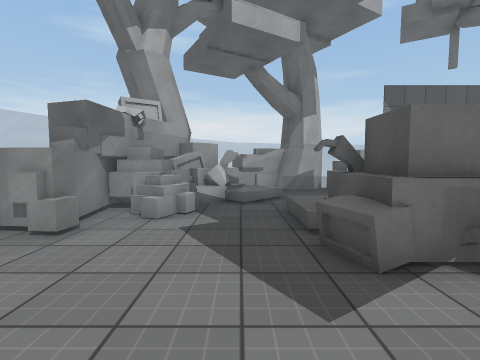
view 1 (above)

24 first-person views from a walk through a scene from a Unity 3-D project. The camera is 1.3 m above the floor, tilts 4° down and sees 85° across. The floor is counted in squares, 1 m on a side. Each view is taken from the middle of a square. On the plan, view 1 faces up. The plan holds only what a view shows up to about 13 squares ahead; the rest is blank. The place goes on beyond the plan. Surface patterns are stand-ins for the level's own textures.

view 2
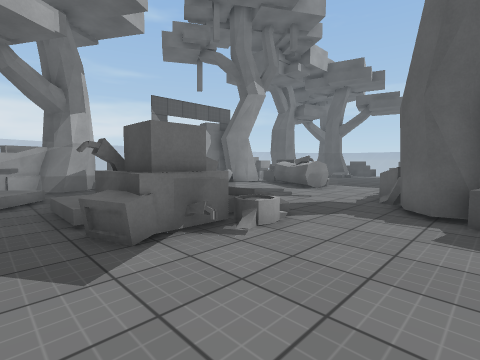

view 3
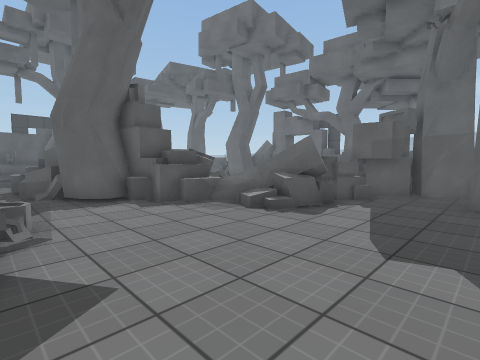

view 4
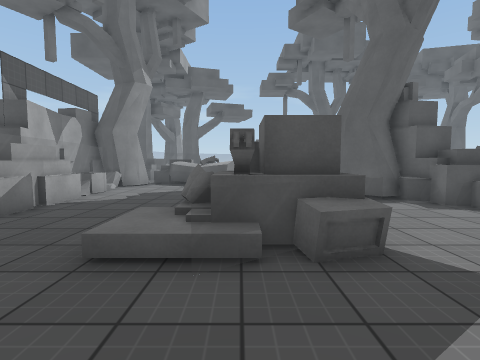

view 5
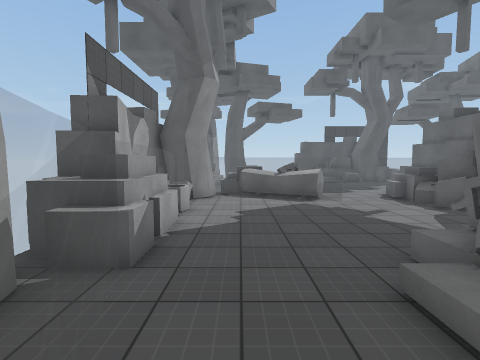

view 6
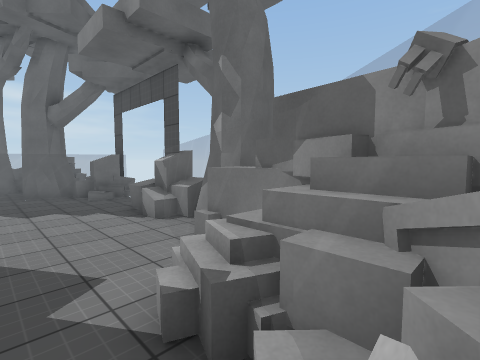

view 7
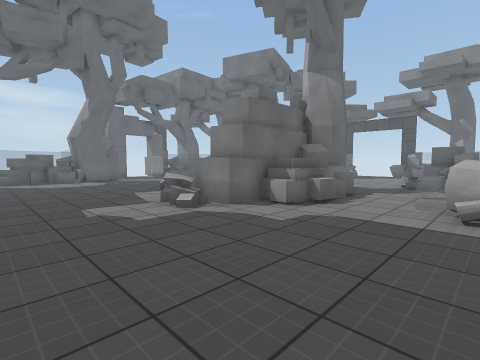

view 8
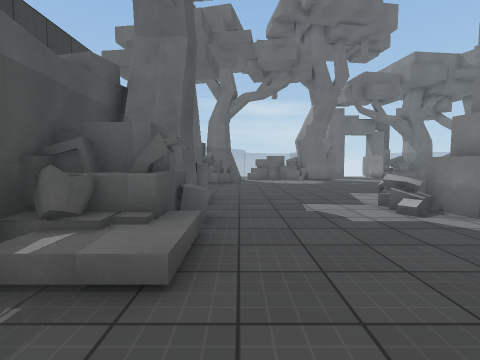

view 9
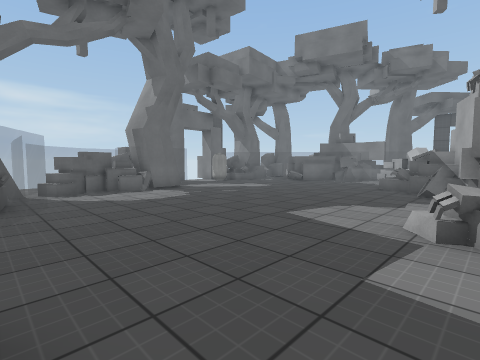

view 10
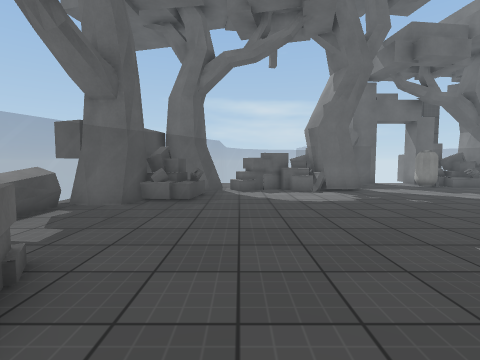

view 11
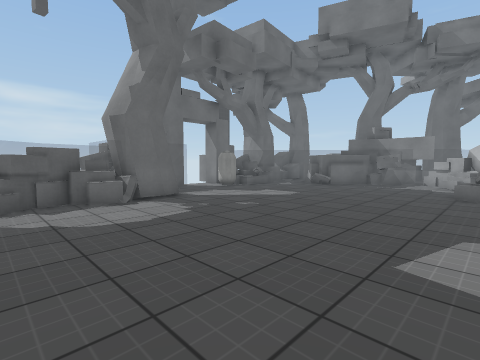

view 12
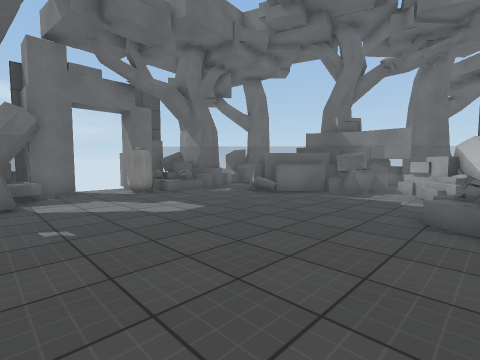

view 13
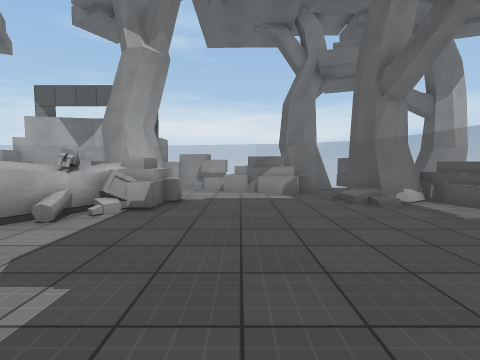

view 14
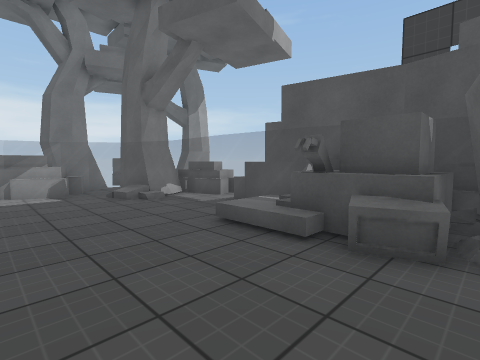

view 15
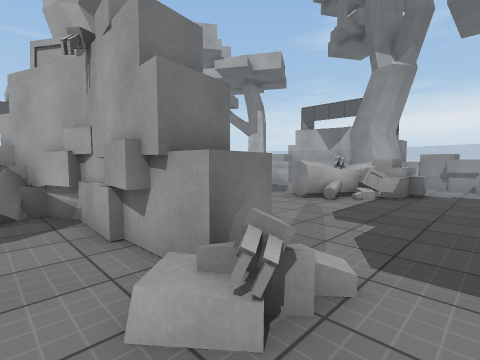

view 16
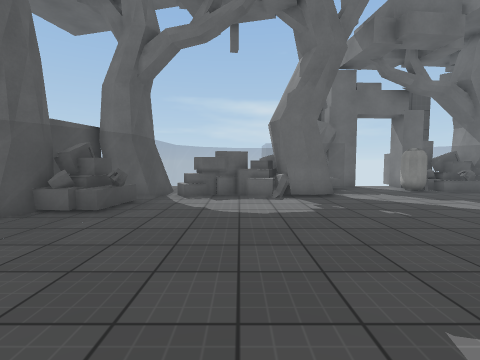

view 17
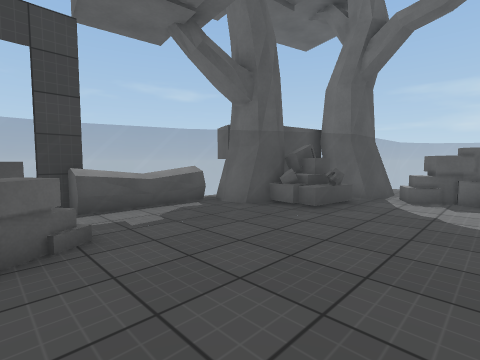

view 18
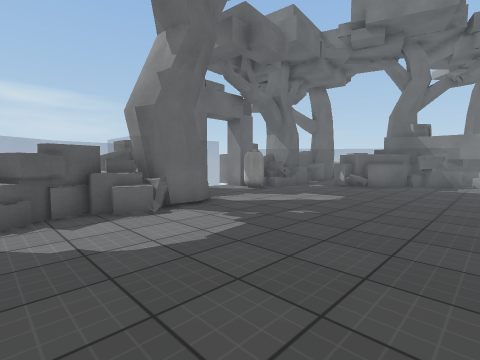

view 19
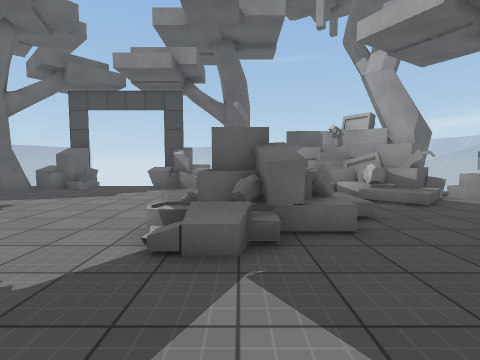

view 20
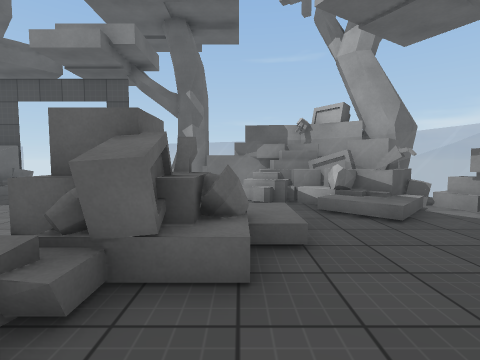

view 21
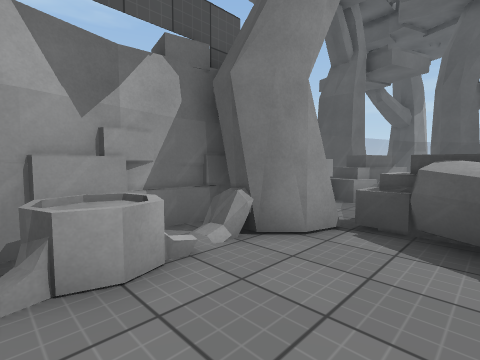

view 22
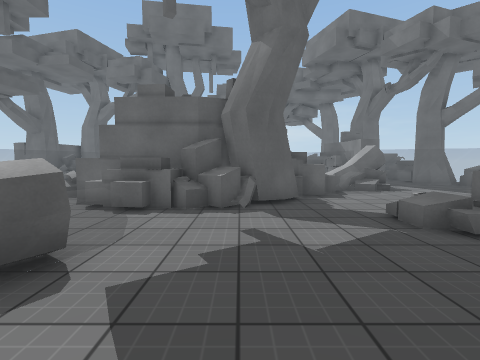

view 23
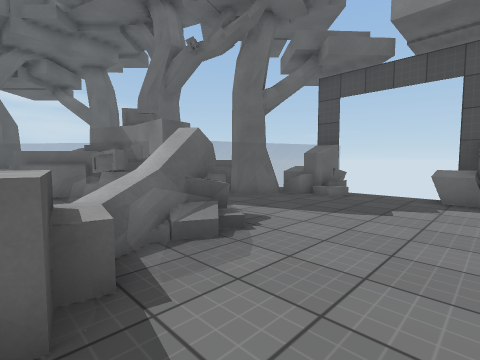

view 24
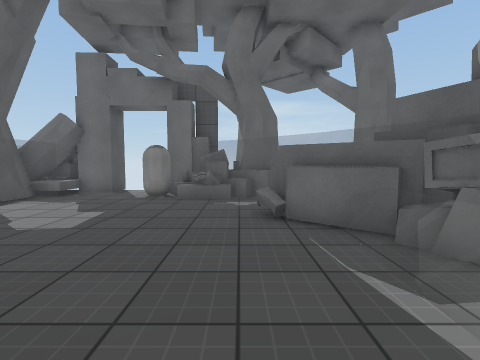

### Floor plan
Key: @ floor where view 1 was taken; # wall or solid block; . main floor; : floor 0.75 m higher than the main floor; / step, stairs or slope; = window, fence, low wall or low ledge; ^ raised ledge; v drop or lower ground; T tree; A TV; C capsule; O other object.
Columns run from 6 left of view 1 to 24 right of it. Each row starts with its distance up from view 1.
 13    T  OOT T#O#^##^##OOO  T#TOO
 12    TT.OOT#TO OO^==T===O O TTOO
 11   T#TOO========O TTTT===OOO.
 10    TOO===..........TO....==##T
  9    OOO//...........#OO....==TTO
  8   OOO=/...........OOOO.....OTOO
  7  OOOOO.///........OAA.......=.O
  6   O==../ OO......OOO........=.
  5  TO=...=OOO......^#.........=^
  4 T#T=...OOOOO................=^
  3  T==....OOO ...............O=^
  2  O=......=.....O.OO........O=##
  1  =O...........#TOOOO.......OOO#
  0  #O...@......TTT####^^.....OOO#
 -1   ...........T#######^O.....T=^
 -2   ........^= ##O#....OO....TT#
 -3   ......OO^ O##A...........OT=
 -4  =O.....OO OOOO.............O=
 -5  OO==...OO  ................==O
 -6  OOT#==.OO:.................=.O
 -7   T #.==Ov:................==.O
 -8    TT.OOOA:................=..O
 -9    OOTTO#A=...............== TT
-10      T#AO=#...............=OT##
-11        T  OO..............=OOTT
-12           O=..........O...= OO
-13           O==......==TOOOO=T#O
-14             ==.....==#OO#O=##
-15        #  OTT=OCC..OT #  ==TT
-16        TT T TO#O.OOOO O  =.
-17       TT    TOOO O =OO=
-18                      O

Positions as (right, up) in squares from view 1, and headings:
1: (0, 0), facing up
2: (0, -1), facing up-right
3: (-2, 3), facing down-right
4: (-2, 5), facing right
5: (0, 9), facing right
6: (0, 9), facing down-left
7: (20, 6), facing down-left
8: (20, 6), facing down
9: (21, -1), facing down-left
10: (19, -1), facing down
11: (19, -4), facing down-left
12: (14, -4), facing down-left
13: (17, 0), facing up
14: (17, -1), facing up-right
15: (17, -3), facing up-left
16: (17, -3), facing down
17: (17, -3), facing down-right
18: (19, -6), facing down-left
19: (9, 4), facing left
20: (7, 6), facing left
21: (8, 8), facing up-right
22: (9, 9), facing down
23: (6, 1), facing down-left
24: (6, -5), facing down
